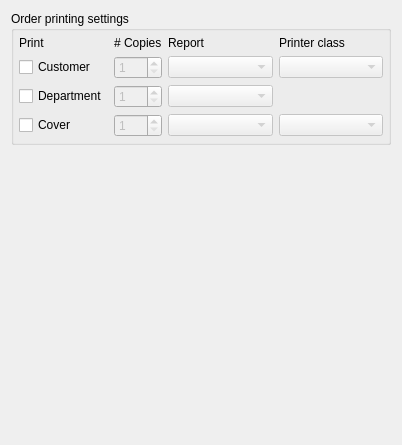
       <widget class="QWidget" name="tab3">
        <attribute name="title">
         <string>Order print</string>
        </attribute>
        <layout class="QVBoxLayout" name="verticalLayout_19">
         <item>
          <widget class="QGroupBox" name="groupBox_4">
           <property name="title">
            <string>Order printing settings</string>
           </property>
           <layout class="QVBoxLayout" name="verticalLayout">
            <property name="leftMargin">
             <number>5</number>
            </property>
            <property name="topMargin">
             <number>5</number>
            </property>
            <property name="rightMargin">
             <number>5</number>
            </property>
            <property name="bottomMargin">
             <number>5</number>
            </property>
            <item>
             <layout class="QGridLayout" name="gridLayout" columnstretch="0,0,1,1">
              <item row="0" column="2">
               <widget class="QLabel" name="labelCopy_4">
                <property name="text">
                 <string>Report</string>
                </property>
                <property name="buddy">
                 <cstring>spinBoxCustomerCopies</cstring>
                </property>
               </widget>
              </item>
              <item row="0" column="1">
               <widget class="QLabel" name="labelCopy">
                <property name="text">
                 <string># Copies</string>
                </property>
                <property name="buddy">
                 <cstring>spinBoxCustomerCopies</cstring>
                </property>
               </widget>
              </item>
              <item row="0" column="3">
               <widget class="QLabel" name="labelCopy_3">
                <property name="text">
                 <string>Printer class</string>
                </property>
                <property name="buddy">
                 <cstring>spinBoxCustomerCopies</cstring>
                </property>
               </widget>
              </item>
              <item row="0" column="0">
               <widget class="QLabel" name="labelCopy_2">
                <property name="text">
                 <string>Print</string>
                </property>
                <property name="buddy">
                 <cstring>spinBoxCustomerCopies</cstring>
                </property>
               </widget>
              </item>
              <item row="1" column="3">
               <widget class="RelationalComboBox" name="comboBoxCustomerPrinter">
                <property name="enabled">
                 <bool>false</bool>
                </property>
                <property name="sizePolicy">
                 <sizepolicy hsizetype="Minimum" vsizetype="Fixed">
                  <horstretch>0</horstretch>
                  <verstretch>0</verstretch>
                 </sizepolicy>
                </property>
               </widget>
              </item>
              <item row="1" column="1">
               <widget class="QSpinBox" name="spinBoxCustomerCopies">
                <property name="enabled">
                 <bool>false</bool>
                </property>
                <property name="minimum">
                 <number>1</number>
                </property>
               </widget>
              </item>
              <item row="1" column="2">
               <widget class="RelationalComboBox" name="comboBoxCustomerReport">
                <property name="enabled">
                 <bool>false</bool>
                </property>
                <property name="sizePolicy">
                 <sizepolicy hsizetype="Minimum" vsizetype="Fixed">
                  <horstretch>0</horstretch>
                  <verstretch>0</verstretch>
                 </sizepolicy>
                </property>
               </widget>
              </item>
              <item row="1" column="0">
               <widget class="QCheckBox" name="checkBoxCustomerCopy">
                <property name="text">
                 <string>Customer</string>
                </property>
                <property name="checked">
                 <bool>false</bool>
                </property>
               </widget>
              </item>
              <item row="7" column="1">
               <widget class="QSpinBox" name="spinBoxCoverCopies">
                <property name="enabled">
                 <bool>false</bool>
                </property>
                <property name="minimum">
                 <number>1</number>
                </property>
               </widget>
              </item>
              <item row="7" column="2">
               <widget class="RelationalComboBox" name="comboBoxCoverReport">
                <property name="enabled">
                 <bool>false</bool>
                </property>
                <property name="sizePolicy">
                 <sizepolicy hsizetype="Minimum" vsizetype="Fixed">
                  <horstretch>0</horstretch>
                  <verstretch>0</verstretch>
                 </sizepolicy>
                </property>
               </widget>
              </item>
              <item row="3" column="2">
               <widget class="RelationalComboBox" name="comboBoxDepartmentReport">
                <property name="enabled">
                 <bool>false</bool>
                </property>
                <property name="sizePolicy">
                 <sizepolicy hsizetype="Minimum" vsizetype="Fixed">
                  <horstretch>0</horstretch>
                  <verstretch>0</verstretch>
                 </sizepolicy>
                </property>
               </widget>
              </item>
              <item row="3" column="0">
               <widget class="QCheckBox" name="checkBoxDepartmentCopy">
                <property name="text">
                 <string>Department</string>
                </property>
                <property name="checked">
                 <bool>false</bool>
                </property>
               </widget>
              </item>
              <item row="7" column="0">
               <widget class="QCheckBox" name="checkBoxCoverCopy">
                <property name="text">
                 <string>Cover</string>
                </property>
                <property name="checked">
                 <bool>false</bool>
                </property>
               </widget>
              </item>
              <item row="3" column="1">
               <widget class="QSpinBox" name="spinBoxDepartmentCopies">
                <property name="enabled">
                 <bool>false</bool>
                </property>
                <property name="minimum">
                 <number>1</number>
                </property>
               </widget>
              </item>
              <item row="7" column="3">
               <widget class="RelationalComboBox" name="comboBoxCoverPrinter">
                <property name="enabled">
                 <bool>false</bool>
                </property>
                <property name="sizePolicy">
                 <sizepolicy hsizetype="Minimum" vsizetype="Fixed">
                  <horstretch>0</horstretch>
                  <verstretch>0</verstretch>
                 </sizepolicy>
                </property>
               </widget>
              </item>
             </layout>
            </item>
           </layout>
          </widget>
         </item>
         <item>
          <spacer name="verticalSpacer">
           <property name="orientation">
            <enum>Qt::Orientation::Vertical</enum>
           </property>
           <property name="sizeHint" stdset="0">
            <size>
             <width>380</width>
             <height>289</height>
            </size>
           </property>
          </spacer>
         </item>
        </layout>
       </widget>
